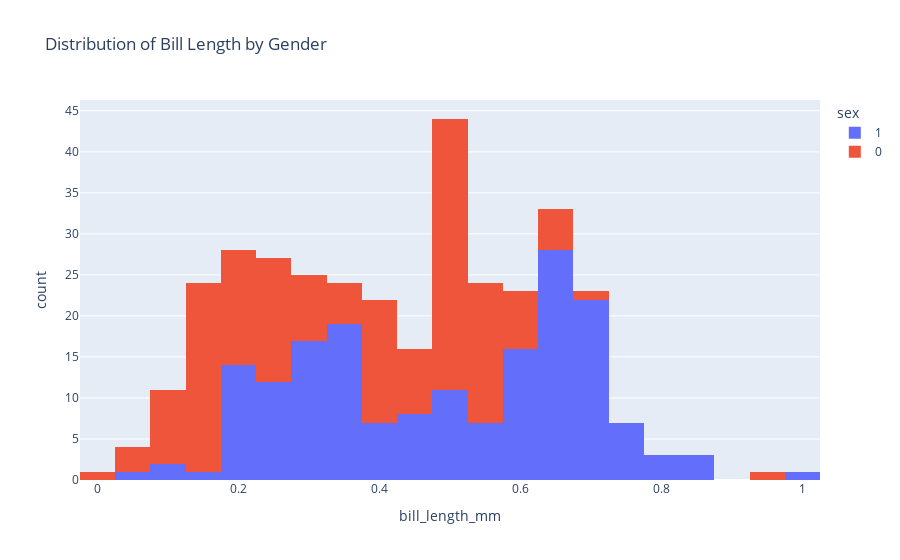

The code cell stored with this chart in its notebook:
### Code cell
fig = px.histogram(penguins, x='bill_length_mm', color='sex', nbins=20,
                   title='Distribution of Bill Length by Gender')
fig.show()

### Figure 1 — Plotly figure (JSON) as saved in the notebook; plotly's stock layout.template omitted (floating-point values rounded to 4 significant figures; data arrays with more than 128 entries replaced by an {"elided": "..."} marker saying what was removed)
{"data": [{"bingroup": "x", "hovertemplate": "sex=1<br>bill_length_mm=%{x}<br>count=%{y}<extra></extra>", "legendgroup": "1", "marker": {"color": "#636efa", "pattern": {"shape": ""}}, "name": "1", "nbinsx": 20, "orientation": "v", "showlegend": true, "type": "histogram", "x": {"elided": "179 float values"}, "xaxis": "x", "yaxis": "y"}, {"bingroup": "x", "hovertemplate": "sex=0<br>bill_length_mm=%{x}<br>count=%{y}<extra></extra>", "legendgroup": "0", "marker": {"color": "#EF553B", "pattern": {"shape": ""}}, "name": "0", "nbinsx": 20, "orientation": "v", "showlegend": true, "type": "histogram", "x": {"elided": "165 float values"}, "xaxis": "x", "yaxis": "y"}], "layout": {"barmode": "relative", "legend": {"title": {"text": "sex"}, "tracegroupgap": 0}, "title": {"text": "Distribution of Bill Length by Gender"}, "xaxis": {"anchor": "y", "domain": [0, 1], "title": {"text": "bill_length_mm"}}, "yaxis": {"anchor": "x", "domain": [0, 1], "title": {"text": "count"}}}}
